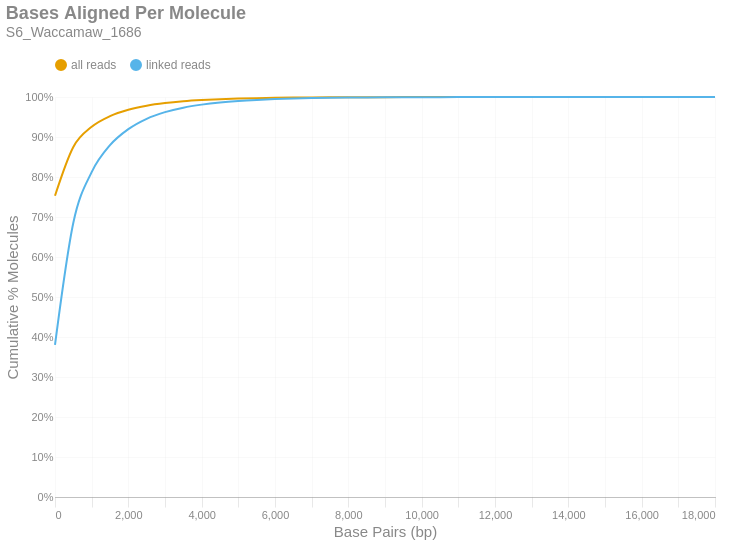

Write notebook code for a chart like this one.
### Markdown cell above
### Bases Aligned Per Molecule
This is a cumulative frequency distribution showing the number of base pairs aligned per unique molecule. These data are shown in 500 bp bins. There are two distributions: one with `all reads` (yellow) and another with only `linked reads` (blue). The percent of molecules in the `linked reads` distribution is relative to the total number of linked molecules.

### Code cell
if SKIPLR:
    print_html(f"Skipped")
else:
    binned_df = consolidated_hist(valids['aligned_bp'], mask, 500, True)
    with SafeRender(binned_df):
        (
            density_plot(binned_df, 'Bases Aligned Per Molecule', samplename, 'basesper')
            .encode(
                x=alt.X('bin:Q', title="Base Pairs (bp)").axis(tickMinStep=500).scale(padding=0),
                y=alt.Y('value:Q', title='Cumulative % Molecules')
                    .axis(format='%')
                    .scale(domain = [0,1])
                    .stack(False),
                color=alt.Color("key:N").scale(domain = ["all reads", "linked reads"]),
                tooltip = [
                    alt.Tooltip("key:N", title = "Data Type"),
                    alt.Tooltip("range_label:N", title="Bases Aligned Per Molecule"),
                    alt.Tooltip("value:Q", format = ".2%", title="% Molecules (Cum.)")
                ]
            )
        ).display()

### Figure 1 — Vega-Lite specification as saved in the notebook (floating-point values rounded to 4 significant figures)
{"width": "container", "height": 400, "config": {"title": {"anchor": "start", "dy": -15, "fontSize": 18, "color": "#888888", "subtitleColor": "#888888", "subtitleFontSize": 14}, "arc": {"fill": "#0072B2"}, "axis": {"domainColor": "#888888", "domainWidth": 0.5, "gridWidth": 0.2, "grid": false, "titleFontWeight": 400, "titleFontSize": 15, "labelFontSize": 11, "labelColor": "#888888", "tickColor": "#888888", "tickWidth": 0.2, "titleColor": "#888888"}, "axisBand": {"grid": false}, "axisX": {"grid": true, "tickSize": 10, "domainCap": "round"}, "axisY": {"domain": false, "grid": true, "tickSize": 0, "domainCap": "round"}, "background": "transparent", "header": {"labelFontSize": 15, "labelColor": "#888888", "titleFontSize": 15, "titleFontWeight": 600, "titleColor": "#888888"}, "legend": {"labelFont": "sans-serif", "labelFontSize": 12, "labelColor": "#888888", "symbolSize": 100, "symbolType": "circle", "titleFontSize": 12, "titlePadding": 10, "titleColor": "#888888", "title": null, "orient": "top"}, "range": {"category": ["#E69F00", "#56B4E9", "#009E73", "#F0E442", "#0072B2", "#D55E00", "#CC79A7", "#000000"], "diverging": ["#cfe8f3", "#a2d4ec", "#73bfe2", "#46abdb", "#1696d2", "#12719e"]}, "area": {"fill": "#0072B2", "fillOpacity": 0.7, "line": true, "strokeOpacity": 0.7}, "line": {"color": "#0072B2", "stroke": "#0072B2", "strokeWidth": 2}, "trail": {"color": "#0072B2", "stroke": "#0072B2", "strokeWidth": 0, "size": 1}, "point": {"filled": true, "fillOpacity": 1.0, "size": 95}, "text": {"color": "#888888", "fontSize": 11, "align": "right", "fontWeight": 400, "size": 11}, "bar": {"fill": "#0072B2", "stroke": null}, "view": {"stroke": null, "continuousWidth": 660, "continuousHeight": 400}}, "data": {"name": "data-a9eb8db9646c7819816c5a5bd4122c9e"}, "mark": {"type": "line", "interpolate": "monotone", "point": {"opacity": 0, "size": 275}}, "encoding": {"color": {"field": "key", "scale": {"domain": ["all reads", "linked reads"]}, "type": "nominal"}, "tooltip": [{"field": "key", "title": "Data Type", "type": "nominal"}, {"field": "range_label", "title": "Bases Aligned Per Molecule", "type": "nominal"}, {"field": "value", "format": ".2%", "title": "% Molecules (Cum.)", "type": "quantitative"}], "x": {"axis": {"tickMinStep": 500}, "field": "bin", "scale": {"padding": 0}, "title": "Base Pairs (bp)", "type": "quantitative"}, "y": {"axis": {"format": "%"}, "field": "value", "scale": {"domain": [0, 1]}, "stack": false, "title": "Cumulative % Molecules", "type": "quantitative"}}, "params": [{"name": "param_c36ac31b6afebe62", "select": {"type": "point", "fields": ["key"]}, "bind": "legend"}], "title": {"text": "Bases Aligned Per Molecule", "subtitle": "S6_Waccamaw_1686"}, "transform": [{"fold": ["all reads (cumsum)", "linked reads (cumsum)"]}, {"calculate": "replace(datum.key, ' (cumsum)', '')", "as": "key"}, {"filter": {"param": "param_c36ac31b6afebe62"}}], "usermeta": {"embedOptions": {"downloadFileName": "S6_Waccamaw_1686.basesper"}}, "$schema": "https://vega.github.io/schema/vega-lite/v6.1.0.json", "datasets": {"data-a9eb8db9646c7819816c5a5bd4122c9e": [{"bin": "0.0", "interval": "0.0-500.0", "all reads": 0.7531, "linked reads": 0.38, "all reads (cumsum)": 0.7531, "linked reads (cumsum)": 0.38, "range_label": "0-499"}, {"bin": "500.0", "interval": "500.0-1000.0", "all reads": 0.122, "linked reads": 0.3055, "all reads (cumsum)": 0.8751, "linked reads (cumsum)": 0.6855, "range_label": "500-999"}, {"bin": "1000.0", "interval": "1000.0-1500.0", "all reads": 0.05034, "linked reads": 0.1267, "all reads (cumsum)": 0.9255, "linked reads (cumsum)": 0.8122, "range_label": "1000-1499"}, {"bin": "1500.0", "interval": "1500.0-2000.0", "all reads": 0.02675, "linked reads": 0.06738, "all reads (cumsum)": 0.9522, "linked reads (cumsum)": 0.8796, "range_label": "1500-1999"}, {"bin": "2000.0", "interval": "2000.0-2500.0", "all reads": 0.01591, "linked reads": 0.04008, "all reads (cumsum)": 0.9681, "linked reads (cumsum)": 0.9197, "range_label": "2000-2499"}, {"bin": "2500.0", "interval": "2500.0-3000.0", "all reads": 0.01026, "linked reads": 0.02585, "all reads (cumsum)": 0.9784, "linked reads (cumsum)": 0.9455, "range_label": "2500-2999"}, {"bin": "3000.0", "interval": "3000.0-3500.0", "all reads": 0.00659, "linked reads": 0.0166, "all reads (cumsum)": 0.985, "linked reads (cumsum)": 0.9621, "range_label": "3000-3499"}, {"bin": "3500.0", "interval": "3500.0-4000.0", "all reads": 0.004458, "linked reads": 0.01123, "all reads (cumsum)": 0.9894, "linked reads (cumsum)": 0.9734, "range_label": "3500-3999"}, {"bin": "4000.0", "interval": "4000.0-4500.0", "all reads": 0.002998, "linked reads": 0.007551, "all reads (cumsum)": 0.9924, "linked reads (cumsum)": 0.9809, "range_label": "4000-4499"}, {"bin": "4500.0", "interval": "4500.0-5000.0", "all reads": 0.002142, "linked reads": 0.005395, "all reads (cumsum)": 0.9946, "linked reads (cumsum)": 0.9863, "range_label": "4500-4999"}, {"bin": "5000.0", "interval": "5000.0-5500.0", "all reads": 0.001502, "linked reads": 0.003783, "all reads (cumsum)": 0.9961, "linked reads (cumsum)": 0.9901, "range_label": "5000-5499"}, {"bin": "5500.0", "interval": "5500.0-6000.0", "all reads": 0.001073, "linked reads": 0.002704, "all reads (cumsum)": 0.9971, "linked reads (cumsum)": 0.9928, "range_label": "5500-5999"}, {"bin": "6000.0", "interval": "6000.0-6500.0", "all reads": 0.0007678, "linked reads": 0.001934, "all reads (cumsum)": 0.9979, "linked reads (cumsum)": 0.9947, "range_label": "6000-6499"}, {"bin": "6500.0", "interval": "6500.0-7000.0", "all reads": 0.0005749, "linked reads": 0.001448, "all reads (cumsum)": 0.9985, "linked reads (cumsum)": 0.9962, "range_label": "6500-6999"}, {"bin": "7000.0", "interval": "7000.0-7500.0", "all reads": 0.0004037, "linked reads": 0.001017, "all reads (cumsum)": 0.9989, "linked reads (cumsum)": 0.9972, "range_label": "7000-7499"}, {"bin": "7500.0", "interval": "7500.0-8000.0", "all reads": 0.0002927, "linked reads": 0.0007374, "all reads (cumsum)": 0.9992, "linked reads (cumsum)": 0.9979, "range_label": "7500-7999"}, {"bin": "8000.0", "interval": "8000.0-8500.0", "all reads": 0.0002258, "linked reads": 0.0005689, "all reads (cumsum)": 0.9994, "linked reads (cumsum)": 0.9985, "range_label": "8000-8499"}, {"bin": "8500.0", "interval": "8500.0-9000.0", "all reads": 0.0001561, "linked reads": 0.0003933, "all reads (cumsum)": 0.9996, "linked reads (cumsum)": 0.9989, "range_label": "8500-8999"}, {"bin": "9000.0", "interval": "9000.0-9500.0", "all reads": 0.0001048, "linked reads": 0.0002641, "all reads (cumsum)": 0.9997, "linked reads (cumsum)": 0.9992, "range_label": "9000-9499"}, {"bin": "9500.0", "interval": "9500.0-10000.0", "all reads": 7.862e-05, "linked reads": 0.0001981, "all reads (cumsum)": 0.9997, "linked reads (cumsum)": 0.9994, "range_label": "9500-9999"}, {"bin": "10000.0", "interval": "10000.0-10500.0", "all reads": 7.249e-05, "linked reads": 0.0001826, "all reads (cumsum)": 0.9998, "linked reads (cumsum)": 0.9995, "range_label": "10000-10499"}, {"bin": "10500.0", "interval": "10500.0-11000.0", "all reads": 4.795e-05, "linked reads": 0.0001208, "all reads (cumsum)": 0.9999, "linked reads (cumsum)": 0.9997, "range_label": "10500-10999"}, {"bin": "11000.0", "interval": "11000.0-11500.0", "all reads": 3.401e-05, "linked reads": 8.568e-05, "all reads (cumsum)": 0.9999, "linked reads (cumsum)": 0.9997, "range_label": "11000-11499"}, {"bin": "11500.0", "interval": "11500.0-12000.0", "all reads": 2.565e-05, "linked reads": 6.461e-05, "all reads (cumsum)": 0.9999, "linked reads (cumsum)": 0.9998, "range_label": "11500-11999"}, {"bin": "12000.0", "interval": "12000.0-12500.0", "all reads": 1.673e-05, "linked reads": 4.214e-05, "all reads (cumsum)": 0.9999, "linked reads (cumsum)": 0.9999, "range_label": "12000-12499"}, {"bin": "12500.0", "interval": "12500.0-13000.0", "all reads": 1.282e-05, "linked reads": 3.231e-05, "all reads (cumsum)": 1.0, "linked reads (cumsum)": 0.9999, "range_label": "12500-12999"}, {"bin": "13000.0", "interval": "13000.0-13500.0", "all reads": 1.394e-05, "linked reads": 3.512e-05, "all reads (cumsum)": 1.0, "linked reads (cumsum)": 0.9999, "range_label": "13000-13499"}, {"bin": "13500.0", "interval": "13500.0-14000.0", "all reads": 8.922e-06, "linked reads": 2.247e-05, "all reads (cumsum)": 1.0, "linked reads (cumsum)": 0.9999, "range_label": "13500-13999"}, {"bin": "14000.0", "interval": "14000.0-14500.0", "all reads": 6.134e-06, "linked reads": 1.545e-05, "all reads (cumsum)": 1.0, "linked reads (cumsum)": 1.0, "range_label": "14000-14499"}, {"bin": "14500.0", "interval": "14500.0-15000.0", "all reads": 4.461e-06, "linked reads": 1.124e-05, "all reads (cumsum)": 1.0, "linked reads (cumsum)": 1.0, "range_label": "14500-14999"}, {"bin": "15000.0", "interval": "15000.0-15500.0", "all reads": 2.788e-06, "linked reads": 7.023e-06, "all reads (cumsum)": 1.0, "linked reads (cumsum)": 1.0, "range_label": "15000-15499"}, {"bin": "15500.0", "interval": "15500.0-16000.0", "all reads": 1.673e-06, "linked reads": 4.214e-06, "all reads (cumsum)": 1.0, "linked reads (cumsum)": 1.0, "range_label": "15500-15999"}, {"bin": "16000.0", "interval": "16000.0-16500.0", "all reads": 1.115e-06, "linked reads": 2.809e-06, "all reads (cumsum)": 1.0, "linked reads (cumsum)": 1.0, "range_label": "16000-16499"}, {"bin": "16500.0", "interval": "16500.0-17000.0", "all reads": 1.673e-06, "linked reads": 4.214e-06, "all reads (cumsum)": 1.0, "linked reads (cumsum)": 1.0, "range_label": "16500-16999"}, {"bin": "17000.0", "interval": "17000.0-17500.0", "all reads": 1.673e-06, "linked reads": 4.214e-06, "all reads (cumsum)": 1.0, "linked reads (cumsum)": 1.0, "range_label": "17000-17499"}, {"bin": "17500.0", "interval": "17500.0-18000.0", "all reads": 1.673e-06, "linked reads": 4.214e-06, "all reads (cumsum)": 1.0, "linked reads (cumsum)": 1.0, "range_label": "17500-17999"}, {"bin": "18000.0", "interval": "18000.0-18500.0", "all reads": 5.576e-07, "linked reads": 1.405e-06, "all reads (cumsum)": 1.0, "linked reads (cumsum)": 1.0, "range_label": "18000-18499"}]}}
